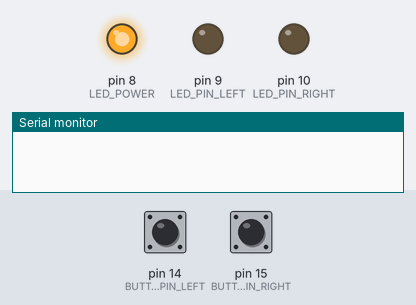
The sketch below on a simulated Arduino Leonardo, built with avr-gcc and run on an emulated ATmega32U4. Parts: output pins drawn as LEDs (lit = HIGH), the last lines printed to the serial monitor. The inputs (shaded band) are chosen by the test bench; at power-on: pin 14 (BUTTON_PIN_LEFT) HIGH, pin 15 (BUTTON_PIN_RIGHT) HIGH. USB keyboard and mouse output is not drawn.

Above: at 1.2 s.
1.3 s: pin 14 (BUTTON_PIN_LEFT) pulled LOW for 0.15 s
At 1.38 s:
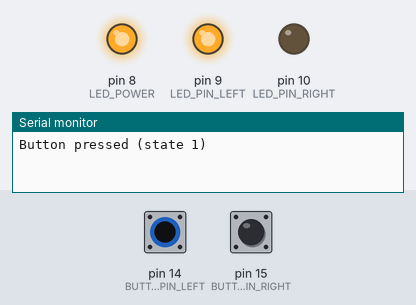
2.9 s: pin 15 (BUTTON_PIN_RIGHT) pulled LOW for 0.15 s
At 2.98 s:
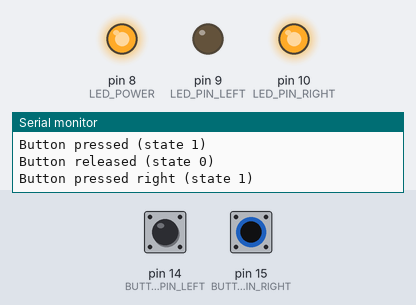
4.5 s: pin 15 (BUTTON_PIN_RIGHT) pulled LOW for 3.2 s
At 8.5 s:
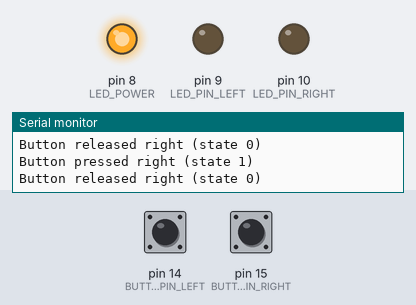
9.2 s: pin 14 (BUTTON_PIN_LEFT) pulled LOW for 3.2 s
At 9.7 s:
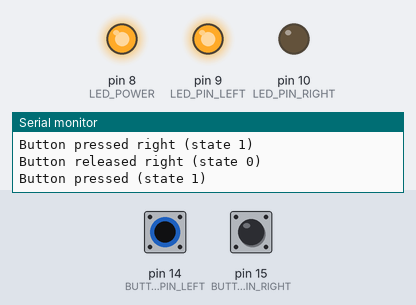
13.9 s: pin 14 (BUTTON_PIN_LEFT) driven LOW and pin 15 (BUTTON_PIN_RIGHT) driven LOW
At 14.5 s:
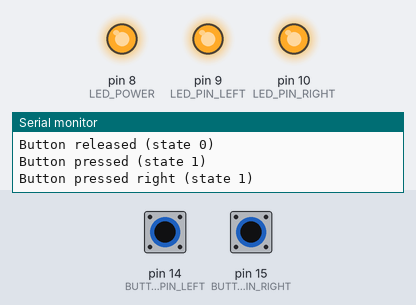
Timing chart, 0 to 16.4 s (numbered marks = the images above; inputs shaded):
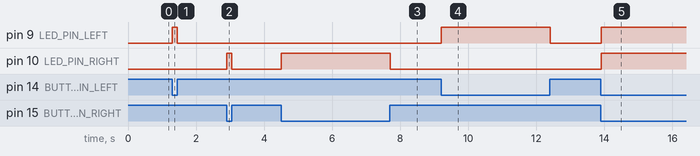

The sketch:

Tablet-pdf-music-pedal.ino
```cpp
#include <Bounce2.h>
#include "Keyboard.h"

#define BUTTON_PIN_LEFT 14
#define LED_PIN_LEFT 9
#define BUTTON_PIN_RIGHT 15
#define LED_PIN_RIGHT 10
#define LED_POWER 8

// Keys reference: https://github.com/arduino-libraries/Keyboard/blob/master/src/Keyboard.h
#define PREV_PAGE KEY_LEFT_ARROW
#define NEXT_PAGE KEY_RIGHT_ARROW

// Instantiate a Bounce object
Bounce debouncer_left = Bounce();
Bounce debouncer_right = Bounce();

// The current buttonState_left
// 0 : released
// 1 : pressed less than 2 seconds
// 2 : pressed longer than 2 seconds
int buttonState_left;
unsigned long buttonPressTimeStamp_left;
int buttonState_right;
unsigned long buttonPressTimeStamp_right;

void setup() {

	Serial.begin(57600);

	// Setup the button
	pinMode(BUTTON_PIN_LEFT, INPUT);
	pinMode(BUTTON_PIN_RIGHT, INPUT);
	// Activate internal pull-up
	digitalWrite(BUTTON_PIN_LEFT, HIGH);
	digitalWrite(BUTTON_PIN_RIGHT, HIGH);

	// After setting up the button, setup debouncer_left
	debouncer_left.attach(BUTTON_PIN_LEFT);
	debouncer_right.attach(BUTTON_PIN_RIGHT);
	debouncer_left.interval(5);
	debouncer_right.interval(5);

	//Setup the LEDs
	pinMode(LED_PIN_LEFT, OUTPUT);
	pinMode(LED_PIN_RIGHT, OUTPUT);
	pinMode(LED_POWER, OUTPUT);

	digitalWrite(LED_POWER, HIGH);

	Keyboard.begin();
}

void loop() {

	// Update the debouncer_left and get the changed state
	boolean changed_left = debouncer_left.update();
	boolean changed_right = debouncer_right.update();

	if (changed_left) {
		// Get the update value
		int value = debouncer_left.read();

		if (value == HIGH) {
			digitalWrite(LED_PIN_LEFT, LOW);

			buttonState_left = 0;
			Serial.println("Button released (state 0)");

		}
		else {
			digitalWrite(LED_PIN_LEFT, HIGH);
			Keyboard.write(PREV_PAGE);
			buttonState_left = 1;
			Serial.println("Button pressed (state 1)");
			buttonPressTimeStamp_left = millis();
		}
	}

	if (changed_right) {
		// Get the update value
		int value = debouncer_right.read();

		if (value == HIGH) {
			digitalWrite(LED_PIN_RIGHT, LOW);

			buttonState_right = 0;
			Serial.println("Button released right (state 0)");

		}
		else {
			digitalWrite(LED_PIN_RIGHT, HIGH);
			Keyboard.write(NEXT_PAGE);
			buttonState_right = 1;
			Serial.println("Button pressed right (state 1)");
			buttonPressTimeStamp_right = millis();
		}
	}
}
```

Measured:
- after the input at 1.3 s, pin 9 (LED_PIN_LEFT): LOW → HIGH at once, → LOW 0.15 s later
- after the input at 2.9 s, pin 10 (LED_PIN_RIGHT): LOW → HIGH at once, → LOW 0.15 s later
- after the input at 4.5 s, pin 10 (LED_PIN_RIGHT): LOW → HIGH at once, → LOW 3.2 s later
- after the input at 9.2 s, pin 9 (LED_PIN_LEFT): LOW → HIGH at once, → LOW 3.2 s later
- after the input at 13.9 s, pin 9 (LED_PIN_LEFT), pin 10 (LED_PIN_RIGHT): LOW → HIGH at once
